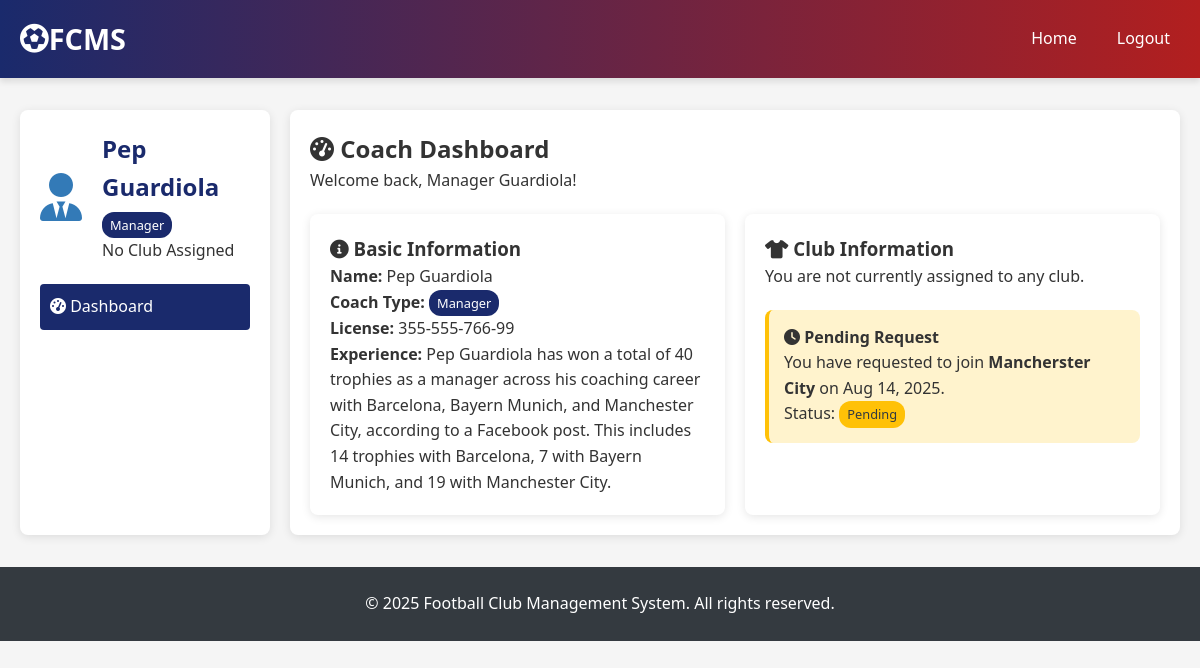
The app's page /coachdashboard.php (signed in) with its own data.
### tables this page shows
CREATE TABLE `coaches` (
  `id` int(11) NOT NULL,
  `user_id` int(11) NOT NULL,
  `first_name` varchar(50) NOT NULL,
  `last_name` varchar(50) NOT NULL,
  `license` varchar(50) DEFAULT NULL,
  `coach_type` enum('manager','assistant') NOT NULL,
  `experience` text DEFAULT NULL,
  `club_id` int(11) DEFAULT NULL
);

CREATE TABLE `coach_requests` (
  `id` int(11) NOT NULL,
  `coach_id` int(11) NOT NULL,
  `club_id` int(11) NOT NULL,
  `request_message` text DEFAULT NULL,
  `request_date` timestamp NOT NULL DEFAULT current_timestamp(),
  `status` enum('pending','approved','rejected') DEFAULT 'pending'
);

CREATE TABLE `clubs` (
  `id` int(11) NOT NULL,
  `name` varchar(100) NOT NULL,
  `founded_year` int(11) DEFAULT NULL,
  `stadium` varchar(100) DEFAULT NULL,
  `location` varchar(100) DEFAULT NULL,
  `logo` varchar(255) DEFAULT NULL
);

### coachdashboard.php (the view, shortened to what this page needs)
<?php
require_once 'db_connect.php';
$user_id = $_SESSION['user_id'];
try {
    $stmt = $pdo->prepare("SELECT c.*, cl.name as club_name, cl.id as club_id, u.role
                          FROM coaches c
                          JOIN users u ON c.user_id = u.id
                          LEFT JOIN clubs cl ON c.club_id = cl.id
                          WHERE c.user_id = ?");
    $stmt->execute([$user_id]);
    $coach = $stmt->fetch(PDO::FETCH_ASSOC);
    $team_players = [];
    $training_sessions = [];
    $pending_requests = [];
    if (empty($coach['club_id'])) {
        $stmt = $pdo->prepare("SELECT cr.*, cl.name as club_name
                              FROM coach_requests cr
                              JOIN clubs cl ON cr.club_id = cl.id
                              JOIN coaches c ON cr.coach_id = c.id
                              WHERE c.user_id = ? AND cr.status = 'pending'");
        $stmt->execute([$user_id]);
        $pending_requests = $stmt->fetchAll(PDO::FETCH_ASSOC);
    }
} catch (PDOException $e) {
    die("Database error: " . $e->getMessage());
}
?>
<!DOCTYPE html>
<html lang="en">
<head>
    <link rel="stylesheet" href="style.css">
    <link rel="stylesheet" href="https://cdnjs.cloudflare.com/ajax/libs/font-awesome/6.0.0-beta3/css/all.min.css">
</head>
<body>
    <header>
        <div class="header-container">
            <a href="index.php" class="logo">
                <i class="fas fa-futbol"></i> FCMS
            </a>
            <nav>
                <ul>
                    <li><a href="index.php">Home</a></li>
                    <li><a href="logout.php">Logout</a></li>
                </ul>
            </nav>
        </div>
    </header>
    <main>
        <div class="dashboard-grid">
            <div class="sidebar">
                <div class="profile-header">
                    <i class="fas fa-user-tie" style="font-size: 3rem; color: #337ab7;"></i>
                    <div class="profile-info">
                        <h2><?php echo htmlspecialchars($coach['first_name'] . ' ' . $coach['last_name']); ?></h2>
                        <p>
                            <span class="badge-coach badge-<?php echo $coach['coach_type'] == 'manager' ? 'manager' : 'assistant'; ?>">
                                <?php echo $coach['coach_type'] == 'manager' ? 'Manager' : 'Assistant Coach'; ?>
                            </span>
                        </p>
                        <?php if (!empty($coach['club_name'])): ?>
                            <p><?php echo htmlspecialchars($coach['club_name']); ?></p>
                        <?php else: ?>
                            <p>No Club Assigned</p>
                        <?php endif; ?>
                    </div>
                </div>
                <ul class="sidebar-menu">
                    <li><a href="coachdashboard.php" class="active"><i class="fas fa-tachometer-alt"></i> Dashboard</a></li>
                </ul>
            </div>
            <div class="dashboard-content">
                <section>
                    <h2><i class="fas fa-tachometer-alt"></i> Coach Dashboard</h2>
                    <p>Welcome back, <?php echo $coach['coach_type'] == 'manager' ? 'Manager' : 'Coach'; ?> <?php echo htmlspecialchars($coach['last_name']); ?>!</p>
                    <div class="profile-details" style="margin-top: 20px;">
                        <div class="profile-section">
                            <h3><i class="fas fa-info-circle"></i> Basic Information</h3>
                            <p><strong>Name:</strong> <?php echo htmlspecialchars($coach['first_name'] . ' ' . $coach['last_name']); ?></p>
                            <p><strong>Coach Type:</strong>
                                <span class="badge-coach badge-<?php echo $coach['coach_type'] == 'manager' ? 'manager' : 'assistant'; ?>">
                                    <?php echo $coach['coach_type'] == 'manager' ? 'Manager' : 'Assistant Coach'; ?>
                                </span>
                            </p>
                            <p><strong>License:</strong> <?php echo htmlspecialchars($coach['license']); ?></p>
                            <p><strong>Experience:</strong> <?php echo htmlspecialchars($coach['experience']); ?></p>
                        </div>
                        <div class="profile-section">
                            <h3><i class="fas fa-tshirt"></i> Club Information</h3>
                            <?php if (!empty($coach['club_name'])): ?>
                                <p><strong>Club:</strong> <?php echo htmlspecialchars($coach['club_name']); ?></p>
                                <p><strong>Team Members:</strong> <?php echo count($team_players); ?> players</p>
                                <p><strong>Upcoming Training:</strong> <?php echo count($training_sessions); ?> sessions</p>
                            <?php else: ?>
                                <p>You are not currently assigned to any club.</p>
                                <?php if (!empty($pending_requests)): ?>
                                    <div class="pending-request">
                                        <h4><i class="fas fa-clock"></i> Pending Request</h4>
                                        <?php foreach ($pending_requests as $request): ?>
                                            <p>You have requested to join <strong><?php echo htmlspecialchars($request['club_name']); ?></strong> on <?php echo date('M d, Y', strtotime($request['request_date'])); ?>.</p>
                                            <p>Status: <span class="status-badge status-<?php echo htmlspecialchars($request['status']); ?>">
                                                <?php echo ucfirst(htmlspecialchars($request['status'])); ?>
                                            </span></p>
                                        <?php endforeach; ?>
                                    </div>
                                <?php endif; ?>
                            <?php endif; ?>
                        </div>
                    </div>
                </section>
            </div>
        </div>
    </main>
    <footer>
        <div class="container">
            <p>&copy; <?php echo date('Y'); ?> Football Club Management System. All rights reserved.</p>
        </div>
    </footer>
</body>
</html>

### style.css (style rules this page uses)
:root { --primary-color: #1a2a6c; --secondary-color: #b21f1f; --accent-color: #fdbb2d; --light-color: #f8f9fa; --dark-color: #343a40; --success-color: #28a745; --info-color: #17a2b8; --warning-color: #ffc107; --danger-color: #dc3545; }
* { margin: 0; padding: 0; box-sizing: border-box; font-family: 'Segoe UI', Tahoma, Geneva, Verdana, sans-serif; }
body { background-color: #f5f5f5; color: #333; line-height: 1.6; }
header { background: linear-gradient(to right, var(--primary-color), var(--secondary-color)); color: white; padding: 1rem 0; box-shadow: 0 4px 6px rgba(0, 0, 0, 0.1); }
.header-container { max-width: 1200px; margin: 0 auto; display: flex; justify-content: space-between; align-items: center; padding: 0 20px; }
.logo { display: flex; align-items: center; font-size: 1.8rem; font-weight: bold; text-decoration: none; color: white; }
nav ul { display: flex; list-style: none; }
nav ul li { margin-left: 20px; }
nav ul li a { color: white; text-decoration: none; font-weight: 500; padding: 5px 10px; border-radius: 4px; transition: all 0.3s ease; }
main { max-width: 1200px; margin: 2rem auto; padding: 0 20px; }
footer { background: var(--dark-color); color: white; text-align: center; padding: 1.5rem 0; margin-top: 2rem; }
.container { max-width: 1200px; margin: 0 auto; padding: 0 20px; }
.dashboard-grid { display: grid; grid-template-columns: 250px 1fr; gap: 20px; }
.sidebar { background: white; border-radius: 8px; box-shadow: 0 2px 10px rgba(0, 0, 0, 0.1); padding: 20px; }
.sidebar-menu { list-style: none; }
.sidebar-menu li { margin-bottom: 10px; }
.sidebar-menu a { display: block; padding: 10px; color: var(--dark-color); text-decoration: none; border-radius: 4px; transition: all 0.3s ease; }
.sidebar-menu a.active { background-color: var(--primary-color); color: white; }
.dashboard-content { background: white; border-radius: 8px; box-shadow: 0 2px 10px rgba(0, 0, 0, 0.1); padding: 20px; }
.profile-header { display: flex; align-items: center; margin-bottom: 20px; }
.profile-info { margin-left: 20px; }
.profile-info h2 { margin-bottom: 5px; color: var(--primary-color); }
.profile-details { display: grid; grid-template-columns: repeat(2, 1fr); gap: 20px; margin-top: 20px; }
.profile-section { background: white; border-radius: 8px; box-shadow: 0 2px 10px rgba(0, 0, 0, 0.1); padding: 20px; }

### coachdashboard.php (style rules this page uses)
.badge-coach { display: inline-block; padding: 3px 8px; border-radius: 12px; font-size: 0.8rem; font-weight: 500; color: white; }
.badge-manager { background-color: #1a2a6c; }
.status-badge { display: inline-block; padding: 3px 8px; border-radius: 12px; font-size: 0.8rem; font-weight: 500; color: white; }
.status-pending { background-color: #ffc107; color: #343a40; }
.pending-request { background: #fff3cd; border-radius: 8px; padding: 15px; margin-top: 20px; border-left: 4px solid #ffc107; }

### records on screen
coaches: first_name+last_name "Pep Guardiola", last_name "Guardiola", license "355-555-766-99", experience "Pep Guardiola has won a total of 40 trophies as a manager across his coaching career with Barcelona, Bayern Munich, and Manchester City, according to a Facebook post. This includes 14 trophies with Barcelona, 7 with Bayern Munich, and 19 with Manchester City."
coach_requests: club.name "Mancherster City", request_date "Aug 14, 2025", status "Pending"
